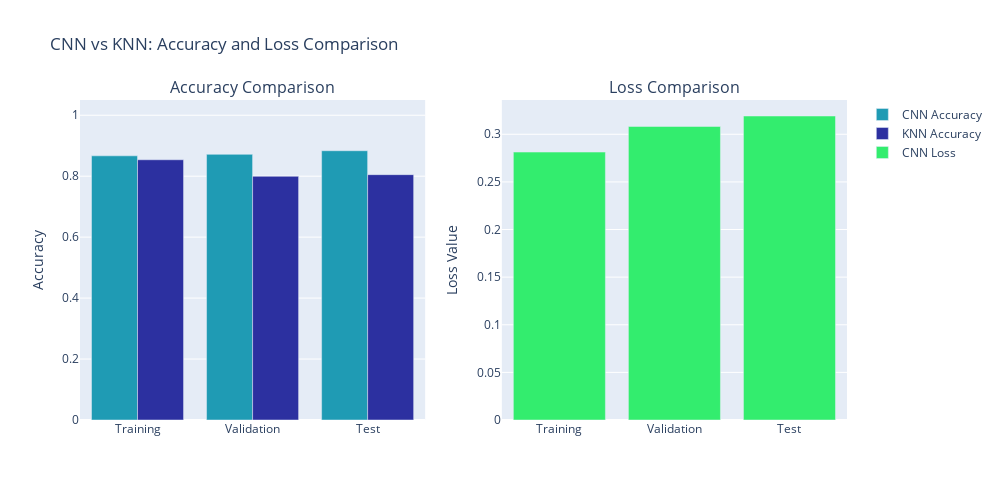

Notebook cell for this chart:
### Code cell
fig = make_subplots(rows=1, cols=2, subplot_titles=("Accuracy Comparison", "Loss Comparison"))

fig.add_trace(go.Bar(x=df_plot_comparison['Dataset'], y=df_plot_comparison['CNN Accuracy'], name='CNN Accuracy', marker_color="#1f9bb4"), row=1, col=1)
fig.add_trace(go.Bar(x=df_plot_comparison['Dataset'], y=df_plot_comparison['KNN Accuracy'], name='KNN Accuracy', marker_color="#2c30a0"), row=1, col=1)
fig.add_trace(go.Bar(x=df_plot_comparison['Dataset'], y=df_plot_comparison['CNN Loss'], name='CNN Loss', marker_color="#33ed6e"), row=1, col=2)
fig.update_layout(title_text="CNN vs KNN: Accuracy and Loss Comparison", showlegend=True, height=500, width=1000)
fig.update_yaxes(title_text="Accuracy", range=[0, 1.05], row=1, col=1)
fig.update_yaxes(title_text="Loss Value", row=1, col=2)
fig.show()

### Figure 1 — Plotly figure (JSON) as saved in the notebook; plotly's stock layout.template omitted (floating-point values rounded to 4 significant figures)
{"data": [{"marker": {"color": "#1f9bb4"}, "name": "CNN Accuracy", "type": "bar", "x": ["Training", "Validation", "Test"], "xaxis": "x", "y": [0.8668, 0.8717, 0.8836], "yaxis": "y"}, {"marker": {"color": "#2c30a0"}, "name": "KNN Accuracy", "type": "bar", "x": ["Training", "Validation", "Test"], "xaxis": "x", "y": [0.854, 0.7996, 0.805], "yaxis": "y"}, {"marker": {"color": "#33ed6e"}, "name": "CNN Loss", "type": "bar", "x": ["Training", "Validation", "Test"], "xaxis": "x2", "y": [0.2813, 0.3082, 0.3192], "yaxis": "y2"}], "layout": {"annotations": [{"font": {"size": 16}, "showarrow": false, "text": "Accuracy Comparison", "x": 0.225, "xanchor": "center", "xref": "paper", "y": 1, "yanchor": "bottom", "yref": "paper"}, {"font": {"size": 16}, "showarrow": false, "text": "Loss Comparison", "x": 0.775, "xanchor": "center", "xref": "paper", "y": 1, "yanchor": "bottom", "yref": "paper"}], "height": 500, "showlegend": true, "title": {"text": "CNN vs KNN: Accuracy and Loss Comparison"}, "width": 1000, "xaxis": {"anchor": "y", "domain": [0, 0.45]}, "xaxis2": {"anchor": "y2", "domain": [0.55, 1]}, "yaxis": {"anchor": "x", "domain": [0, 1], "range": [0, 1.05], "title": {"text": "Accuracy"}}, "yaxis2": {"anchor": "x2", "domain": [0, 1], "title": {"text": "Loss Value"}}}}
